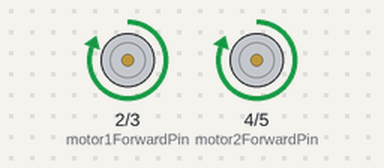
This sketch was run on a simulated Arduino Uno, built with avr-gcc and run on an emulated ATmega328P. Parts: motor-driver pin pairs drawn as motors (green arrow = first pin HIGH = forward, orange = second pin HIGH = backward, longer = more drive).

Above: at 1.0 s.
At 3.0 s:
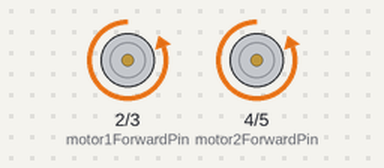
Timing chart, 0 to 5.2 s (numbered marks = the images above):
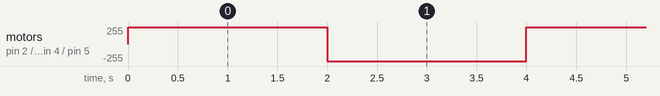

The sketch:

Project3_claw_machine_motor_forward_backward.ino
```cpp
// Define pins connected to the transistors controlling motor 1
const int motor1ForwardPin = 2;   // Connect to the transistor base for forward direction of motor 1
const int motor1BackwardPin = 3;  // Connect to the transistor base for backward direction of motor 1

// Define pins connected to the transistors controlling motor 2
const int motor2ForwardPin = 4;   // Connect to the transistor base for forward direction of motor 2
const int motor2BackwardPin = 5;  // Connect to the transistor base for backward direction of motor 2

void setup() {
  // Set motor control pins as outputs
  pinMode(motor1ForwardPin, OUTPUT);
  pinMode(motor1BackwardPin, OUTPUT);
  pinMode(motor2ForwardPin, OUTPUT);
  pinMode(motor2BackwardPin, OUTPUT);
}

void loop() {
  // Example: move both motors forward for 2 seconds
  moveMotorsForward();
  delay(2000);

  // Example: move both motors backward for 2 seconds
  moveMotorsBackward();
  delay(2000);
}

// Function to move both motors forward
void moveMotorsForward() {
  // Set motor 1 to move forward
  digitalWrite(motor1ForwardPin, HIGH);
  digitalWrite(motor1BackwardPin, LOW);

  // Set motor 2 to move forward
  digitalWrite(motor2ForwardPin, HIGH);
  digitalWrite(motor2BackwardPin, LOW);
}

// Function to move both motors backward
void moveMotorsBackward() {
  // Set motor 1 to move backward
  digitalWrite(motor1ForwardPin, LOW);
  digitalWrite(motor1BackwardPin, HIGH);

  // Set motor 2 to move backward
  digitalWrite(motor2ForwardPin, LOW);
  digitalWrite(motor2BackwardPin, HIGH);
}
```

Measured:
- by itself, motor on pin 2 (motor1ForwardPin) / pin 3 (motor1BackwardPin), motor on pin 4 (motor2ForwardPin) / pin 5 (motor2BackwardPin): alternates forward 255/255 for 2.0 s and backward 255/255 for 2.0 s
